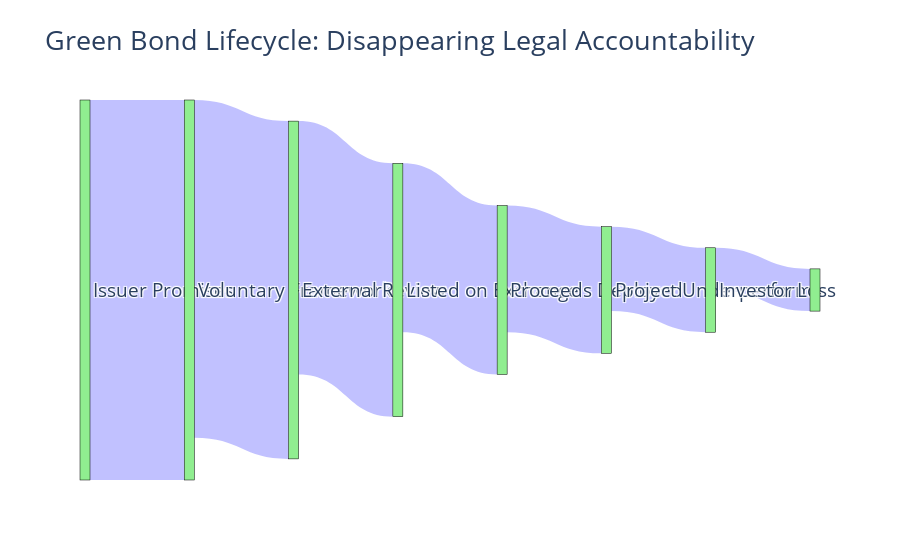

The cell this chart's notebook holds for it:
### Code cell
import plotly.graph_objects as go

# Define the nodes
labels = [
    "Issuer Promises",            # 0
    "Voluntary Framework", # 1
    "External Review", # 2
    "Listed on Exchange",         # 3
    "Proceeds Deployed",          # 4
    "Project Underperforms",      # 5
    
    "Investor Loss"               # 7
]

# Define flow: from source node to target node
source = [0, 1, 2, 3, 4, 5, 6]
target = [1, 2, 3, 4, 5, 6, 7]
values = [90, 80, 60, 40, 30, 20, 10]  # Decreasing values to show accountability erosion

# Create Sankey diagram
fig = go.Figure(data=[go.Sankey(
    node=dict(
        pad=15,
        thickness=10,
        line=dict(color="black", width=0.5),
        label=labels,
        color="lightgreen"
    ),
    link=dict(
        source=source,
        target=target,
        value=values,
        color="rgba(100, 100, 255, 0.4)"
    )
)])

# Add title and show
fig.update_layout(title_text="Green Bond Lifecycle: Disappearing Legal Accountability", font_size=19)
fig.show()

### Figure 1 — Plotly figure (JSON) as saved in the notebook; plotly's stock layout.template omitted (floating-point values rounded to 4 significant figures)
{"data": [{"link": {"color": "rgba(100, 100, 255, 0.4)", "source": [0, 1, 2, 3, 4, 5, 6], "target": [1, 2, 3, 4, 5, 6, 7], "value": [90, 80, 60, 40, 30, 20, 10]}, "node": {"color": "lightgreen", "label": ["Issuer Promises", "Voluntary Framework", "External Review", "Listed on Exchange", "Proceeds Deployed", "Project Underperforms", "Investor Loss"], "line": {"color": "black", "width": 0.5}, "pad": 15, "thickness": 10}, "type": "sankey"}], "layout": {"font": {"size": 19}, "title": {"text": "Green Bond Lifecycle: Disappearing Legal Accountability"}}}
